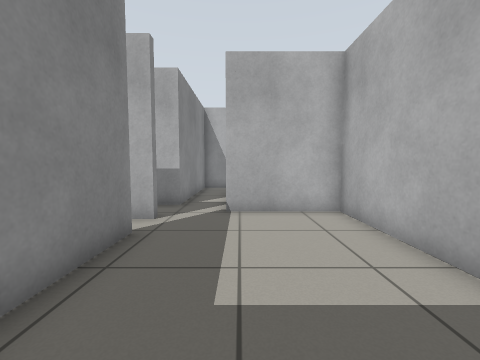
view 1 (above)

15 first-person views from a walk through a world built for the Gazebo simulator. The camera is 0.78 m above the floor, tilts 4° down and sees 90° across. The floor is counted in squares, 0.5 m on a side. Each view is taken from the middle of a square. On the plan, view 1 faces up. The plan holds only what a view shows up to about 13 squares ahead; the rest is blank.

view 2
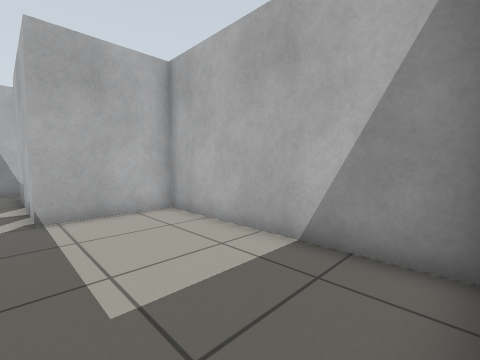

view 3
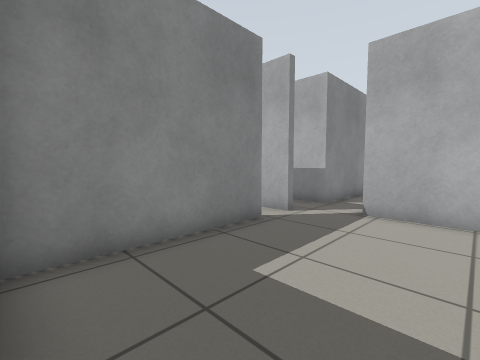

view 4
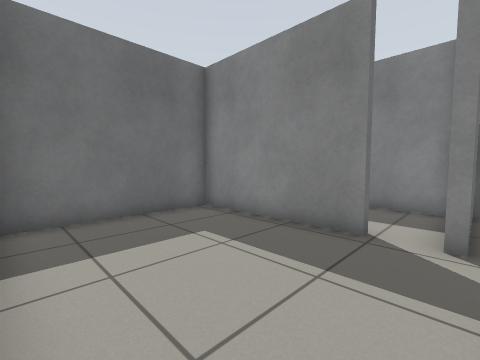

view 5
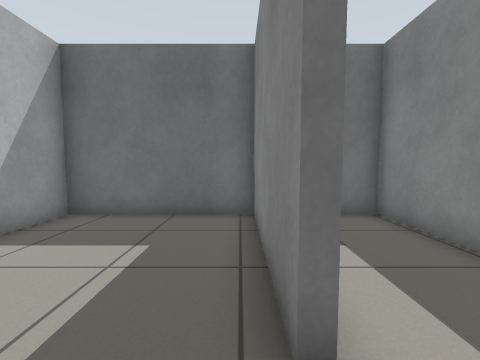

view 6
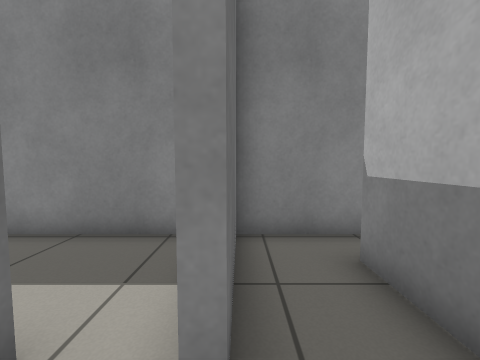

view 7
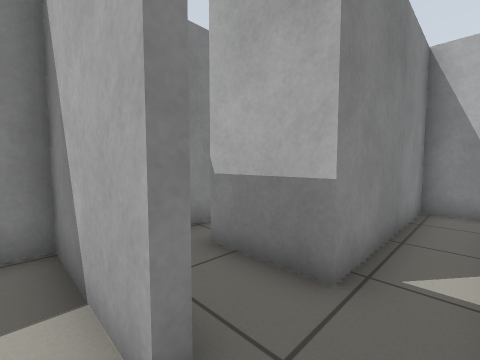

view 8
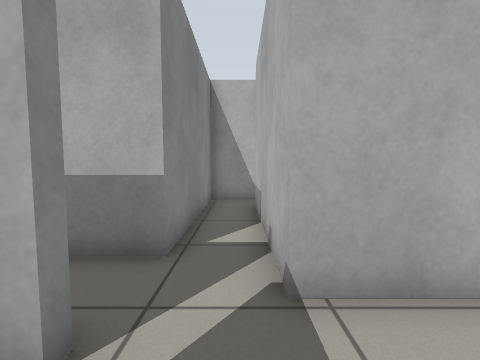

view 9
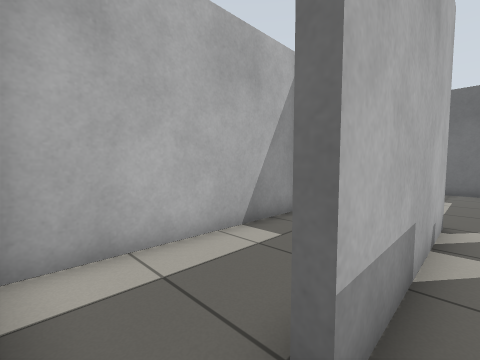

view 10
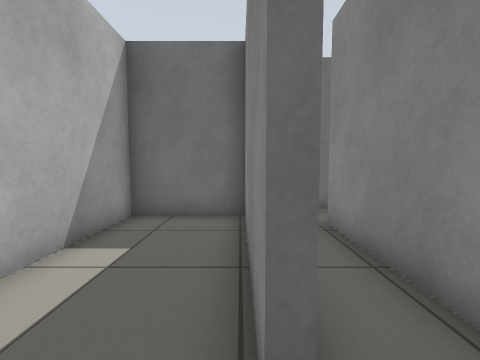

view 11
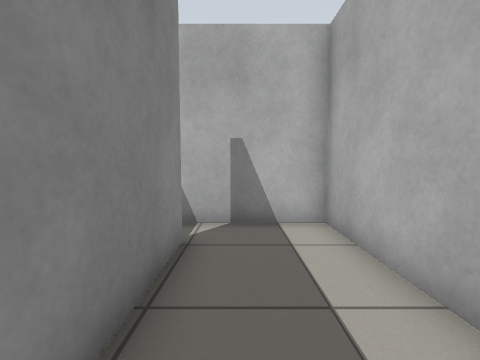

view 12
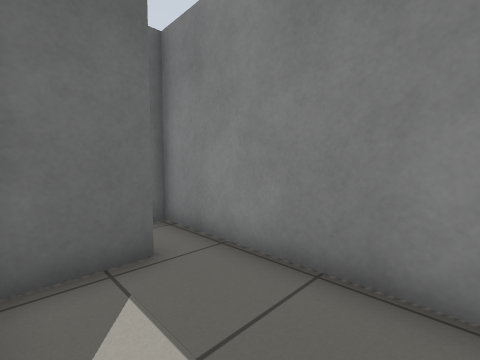

view 13
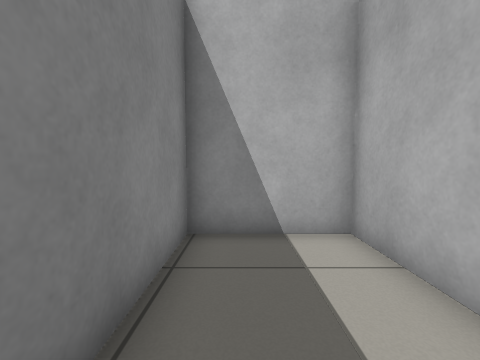

view 14
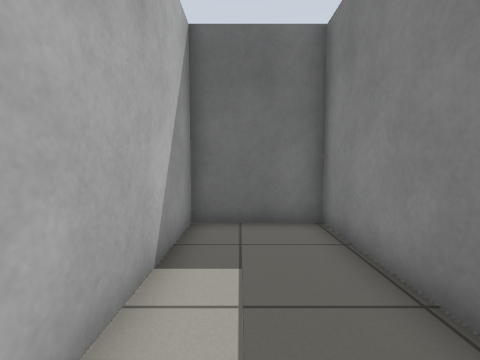

view 15
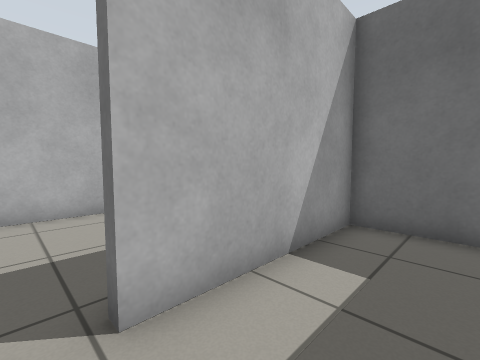

### Floor plan
Ten units are one square. View 1 is at (0, 0); x grows to the right and y downward. Boxes are objects, and circles mark ways between rooms. Rooms are numbered by the first view taken in them; rooms with no view inside come last. Other rooms are left out.
<svg viewBox="-67 -157 104 164">
<path fill="none" stroke="#000" d="M-24 -54 -24 2 32 2 32 -77 -4 -77 -4 -138M-45 -69 -24 -69 -24 -66M-5 -152 -22 -152 -22 -89 -48 -89M-1 -138 -1 -80 32 -80 32 -152 -5 -152M-25 -124 -25 -152 -62 -152 -62 -86M-48 -92 -29 -92M-24 -66 -62 -66 -62 2 -27 2 -27 -54M-62 -86 -62 -69 -45 -69"/>
<circle cx="0" cy="-145" r="3" fill="#2a7"/>
<circle cx="-20" cy="-60" r="3" fill="#2a7"/>
<circle cx="-35" cy="-80" r="3" fill="#2a7"/>
<circle cx="-50" cy="-90" r="3" fill="#2a7"/>
<text x="0" y="-50">1</text>
<text x="20" y="-120">2</text>
<text x="-40" y="-120">3</text>
<text x="-40" y="-30">4</text>
<text x="-50" y="-80">5</text>
</svg>
Room 1 opens to room 2. Room 1 opens to room 4. Room 1 opens to room 5. Room 3 opens to room 5.

Where each view was taken, in squares from view 1:
view 1: 0 up, 0 right, facing up
view 2: 0 up, 1 left, facing up-right
view 3: 0 up, 2 right, facing up-left
view 4: 7 up, 3 right, facing down-left
view 5: 7 up, 2 left, facing down
view 6: 7 up, 1 left, facing left
view 7: 6 up, 1 left, facing up-left
view 8: 5 up, 1 left, facing up
view 9: 15 up, 1 left, facing down-right
view 10: 15 up, 0 right, facing down
view 11: 9 up, 1 right, facing up
view 12: 13 up, 3 left, facing down-left
view 13: 10 up, 5 left, facing up
view 14: 6 up, 4 left, facing down
view 15: 6 up, 5 left, facing down-right
